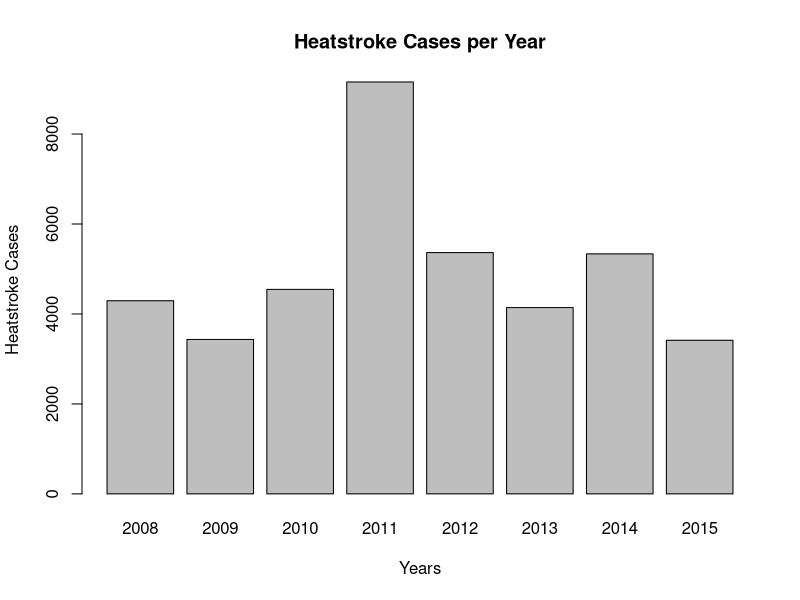

Here is the R script that generated this plot:
#### Simulation for Heatstroke Analysis ####

# The years for the data will be between 2008 and 2015
years <- 2008:2015

# The heatstroke cases will be randomly generated. However, there should be a
# difference between the years before and after the energy policy theoretically
heatstroke_cases <- numeric(length(years))
for (i in 1:length(years)) {
  if (years[i] < 2011) {
    heatstroke_cases[i] <- sample(3000:6000, 1)
  } else if (years[i] < 2013) {
    heatstroke_cases[i] <- sample(5000:10000, 1)
  } else {
    heatstroke_cases[i] <- sample(3000:6000, 1)
  }
}

# combine the years and heatstroke cases into a single dataframe
data <- data.frame(Years = years, Heatstroke_Cases = heatstroke_cases)

# Plotting
barplot(data$Heatstroke_Cases, names.arg = data$Years, xlab = "Years", ylab = "Heatstroke Cases", main = "Heatstroke Cases per Year")

#### Tests for Heatstroke Simulation ####

# test if the years in the data set are from the appropriate years
test1 <- all(data$Years == 2008:2015)

# test to see if all heatstroke cases are within the given range
test2 <- all(data$Heatstroke_Cases >= 3000 & data$Heatstroke_Cases <= 10000)

# test that the length of the years and heatstroke cases are the same
test3 <- length(data$Years) == length(data$Heatstroke_Cases)

# If any of the 3 tests fail or return false, there is an issue with the data.
test1
test2
test3

